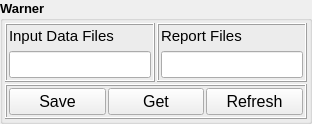
                   <widget class="QGroupBox" name="GB_Warner">
                    <property name="font">
                     <font>
                      <pointsize>10</pointsize>
                      <weight>75</weight>
                      <bold>true</bold>
                     </font>
                    </property>
                    <property name="title">
                     <string>Warner</string>
                    </property>
                    <layout class="QGridLayout" name="gridLayout_12">
                     <property name="leftMargin">
                      <number>2</number>
                     </property>
                     <property name="topMargin">
                      <number>2</number>
                     </property>
                     <property name="rightMargin">
                      <number>2</number>
                     </property>
                     <property name="bottomMargin">
                      <number>2</number>
                     </property>
                     <property name="spacing">
                      <number>2</number>
                     </property>
                     <item row="0" column="0">
                      <widget class="QFrame" name="frame_36">
                       <property name="frameShape">
                        <enum>QFrame::Box</enum>
                       </property>
                       <property name="frameShadow">
                        <enum>QFrame::Raised</enum>
                       </property>
                       <layout class="QVBoxLayout" name="verticalLayout_32">
                        <property name="leftMargin">
                         <number>2</number>
                        </property>
                        <property name="topMargin">
                         <number>2</number>
                        </property>
                        <property name="rightMargin">
                         <number>2</number>
                        </property>
                        <property name="bottomMargin">
                         <number>2</number>
                        </property>
                        <item>
                         <widget class="QLabel" name="label_12">
                          <property name="font">
                           <font>
                            <pointsize>11</pointsize>
                            <weight>50</weight>
                            <bold>false</bold>
                           </font>
                          </property>
                          <property name="text">
                           <string>Input Data Files</string>
                          </property>
                         </widget>
                        </item>
                        <item>
                         <widget class="QLineEdit" name="LE_Inputdatafiles_4">
                          <property name="minimumSize">
                           <size>
                            <width>0</width>
                            <height>25</height>
                           </size>
                          </property>
                          <property name="font">
                           <font>
                            <pointsize>12</pointsize>
                            <weight>50</weight>
                            <bold>false</bold>
                           </font>
                          </property>
                         </widget>
                        </item>
                       </layout>
                      </widget>
                     </item>
                     <item row="0" column="1">
                      <widget class="QFrame" name="frame_37">
                       <property name="frameShape">
                        <enum>QFrame::Box</enum>
                       </property>
                       <property name="frameShadow">
                        <enum>QFrame::Raised</enum>
                       </property>
                       <layout class="QVBoxLayout" name="verticalLayout_33">
                        <property name="leftMargin">
                         <number>2</number>
                        </property>
                        <property name="topMargin">
                         <number>2</number>
                        </property>
                        <property name="rightMargin">
                         <number>2</number>
                        </property>
                        <property name="bottomMargin">
                         <number>2</number>
                        </property>
                        <item>
                         <widget class="QLabel" name="label_13">
                          <property name="font">
                           <font>
                            <pointsize>11</pointsize>
                            <weight>50</weight>
                            <bold>false</bold>
                           </font>
                          </property>
                          <property name="text">
                           <string>Report Files</string>
                          </property>
                         </widget>
                        </item>
                        <item>
                         <widget class="QLineEdit" name="LE_Reportfiles_4">
                          <property name="minimumSize">
                           <size>
                            <width>0</width>
                            <height>25</height>
                           </size>
                          </property>
                          <property name="font">
                           <font>
                            <pointsize>12</pointsize>
                            <weight>50</weight>
                            <bold>false</bold>
                           </font>
                          </property>
                         </widget>
                        </item>
                       </layout>
                      </widget>
                     </item>
                     <item row="1" column="0" colspan="2">
                      <widget class="QFrame" name="frame_38">
                       <property name="frameShape">
                        <enum>QFrame::Box</enum>
                       </property>
                       <property name="frameShadow">
                        <enum>QFrame::Raised</enum>
                       </property>
                       <layout class="QHBoxLayout" name="horizontalLayout_9">
                        <property name="spacing">
                         <number>2</number>
                        </property>
                        <property name="leftMargin">
                         <number>2</number>
                        </property>
                        <property name="topMargin">
                         <number>2</number>
                        </property>
                        <property name="rightMargin">
                         <number>2</number>
                        </property>
                        <property name="bottomMargin">
                         <number>2</number>
                        </property>
                        <item>
                         <widget class="QPushButton" name="PB_Save_9">
                          <property name="minimumSize">
                           <size>
                            <width>0</width>
                            <height>25</height>
                           </size>
                          </property>
                          <property name="font">
                           <font>
                            <pointsize>12</pointsize>
                            <weight>50</weight>
                            <bold>false</bold>
                           </font>
                          </property>
                          <property name="text">
                           <string>Save</string>
                          </property>
                         </widget>
                        </item>
                        <item>
                         <widget class="QPushButton" name="PB_Get_6">
                          <property name="minimumSize">
                           <size>
                            <width>0</width>
                            <height>25</height>
                           </size>
                          </property>
                          <property name="font">
                           <font>
                            <pointsize>12</pointsize>
                            <weight>50</weight>
                            <bold>false</bold>
                           </font>
                          </property>
                          <property name="text">
                           <string>Get</string>
                          </property>
                         </widget>
                        </item>
                        <item>
                         <widget class="QPushButton" name="PB_Refresh_6">
                          <property name="minimumSize">
                           <size>
                            <width>0</width>
                            <height>25</height>
                           </size>
                          </property>
                          <property name="font">
                           <font>
                            <pointsize>12</pointsize>
                            <weight>50</weight>
                            <bold>false</bold>
                           </font>
                          </property>
                          <property name="text">
                           <string>Refresh</string>
                          </property>
                         </widget>
                        </item>
                       </layout>
                      </widget>
                     </item>
                    </layout>
                   </widget>
